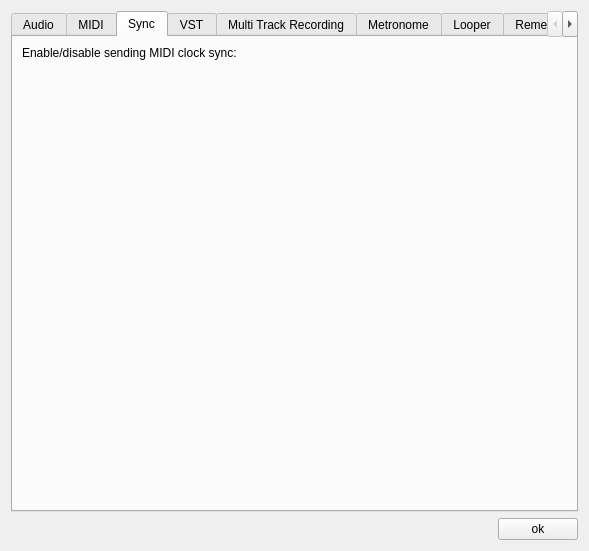
<?xml version="1.0" encoding="UTF-8"?>
<ui version="4.0">
 <class>PreferencesDialog</class>
 <widget class="QDialog" name="PreferencesDialog">
  <property name="geometry">
   <rect>
    <x>0</x>
    <y>0</y>
    <width>589</width>
    <height>551</height>
   </rect>
  </property>
  <property name="windowTitle">
   <string>Preferences ...</string>
  </property>
  <layout class="QVBoxLayout" name="verticalLayout">
   <item>
    <widget class="QTabWidget" name="prefsTab">
     <property name="currentIndex">
      <number>2</number>
     </property>
     <property name="usesScrollButtons">
      <bool>true</bool>
     </property>
     <widget class="QWidget" name="tabAudio">
      <attribute name="title">
       <string>Audio</string>
      </attribute>
      <layout class="QVBoxLayout" name="verticalLayout_2" stretch="1,1,1,1,0">
       <property name="spacing">
        <number>20</number>
       </property>
       <item>
        <widget class="QGroupBox" name="audioDeviceGroupBox">
         <property name="sizePolicy">
          <sizepolicy hsizetype="Preferred" vsizetype="Maximum">
           <horstretch>0</horstretch>
           <verstretch>0</verstretch>
          </sizepolicy>
         </property>
         <property name="title">
          <string>Audio Device</string>
         </property>
         <layout class="QHBoxLayout" name="deviceLayout" stretch="0,0,0,0,0">
          <property name="spacing">
           <number>6</number>
          </property>
          <item>
           <widget class="QLabel" name="comboAudioInputDeviceLabel">
            <property name="text">
             <string>Input</string>
            </property>
           </widget>
          </item>
          <item>
           <widget class="QComboBox" name="comboAudioInputDevice">
            <property name="sizePolicy">
             <sizepolicy hsizetype="Preferred" vsizetype="Fixed">
              <horstretch>1</horstretch>
              <verstretch>0</verstretch>
             </sizepolicy>
            </property>
            <property name="accessibleDescription">
             <string>Select audio input device here</string>
            </property>
           </widget>
          </item>
          <item>
           <widget class="QLabel" name="comboAudioOutputDeviceLabel">
            <property name="text">
             <string>Output</string>
            </property>
           </widget>
          </item>
          <item>
           <widget class="QComboBox" name="comboAudioOutputDevice">
            <property name="sizePolicy">
             <sizepolicy hsizetype="Preferred" vsizetype="Fixed">
              <horstretch>1</horstretch>
              <verstretch>0</verstretch>
             </sizepolicy>
            </property>
            <property name="accessibleDescription">
             <string>select audio ouput device here</string>
            </property>
           </widget>
          </item>
          <item>
           <widget class="QPushButton" name="buttonControlPanel">
            <property name="sizePolicy">
             <sizepolicy hsizetype="Minimum" vsizetype="Maximum">
              <horstretch>0</horstretch>
              <verstretch>0</verstretch>
             </sizepolicy>
            </property>
            <property name="accessibleDescription">
             <string>open ASIO configuration window</string>
            </property>
            <property name="text">
             <string>ASIO panel ...</string>
            </property>
           </widget>
          </item>
         </layout>
        </widget>
       </item>
       <item>
        <widget class="QGroupBox" name="groupBoxInputs">
         <property name="sizePolicy">
          <sizepolicy hsizetype="Preferred" vsizetype="Maximum">
           <horstretch>0</horstretch>
           <verstretch>0</verstretch>
          </sizepolicy>
         </property>
         <property name="title">
          <string>Inputs</string>
         </property>
         <property name="flat">
          <bool>false</bool>
         </property>
         <layout class="QVBoxLayout" name="verticalLayout_4">
          <item>
           <layout class="QFormLayout" name="formLayout_4">
            <item row="0" column="0">
             <widget class="QLabel" name="firstInputLabel_2">
              <property name="text">
               <string>First</string>
              </property>
             </widget>
            </item>
            <item row="0" column="1">
             <widget class="QComboBox" name="comboFirstInput">
              <property name="accessibleDescription">
               <string>Select first audio input channel</string>
              </property>
             </widget>
            </item>
            <item row="1" column="0">
             <widget class="QLabel" name="lastInputLabel_2">
              <property name="text">
               <string>Last</string>
              </property>
             </widget>
            </item>
            <item row="1" column="1">
             <widget class="QComboBox" name="comboLastInput">
              <property name="accessibleDescription">
               <string>Select last audio input channel</string>
              </property>
             </widget>
            </item>
           </layout>
          </item>
         </layout>
        </widget>
       </item>
       <item>
        <widget class="QGroupBox" name="groupBoxOutputs">
         <property name="sizePolicy">
          <sizepolicy hsizetype="Preferred" vsizetype="Maximum">
           <horstretch>0</horstretch>
           <verstretch>0</verstretch>
          </sizepolicy>
         </property>
         <property name="title">
          <string>Outputs</string>
         </property>
         <layout class="QVBoxLayout" name="verticalLayout_5">
          <item>
           <layout class="QFormLayout" name="formLayout_3">
            <item row="0" column="0">
             <widget class="QLabel" name="firstOutputLabel_2">
              <property name="text">
               <string>First</string>
              </property>
             </widget>
            </item>
            <item row="0" column="1">
             <widget class="QComboBox" name="comboFirstOutput">
              <property name="accessibleDescription">
               <string>Select first audio output channel</string>
              </property>
             </widget>
            </item>
            <item row="1" column="0">
             <widget class="QLabel" name="lastOutputLabel_2">
              <property name="text">
               <string>Last</string>
              </property>
             </widget>
            </item>
            <item row="1" column="1">
             <widget class="QComboBox" name="comboLastOutput">
              <property name="accessibleDescription">
               <string>Select last audio output channel</string>
              </property>
             </widget>
            </item>
           </layout>
          </item>
         </layout>
        </widget>
       </item>
       <item>
        <layout class="QFormLayout" name="formLayout">
         <property name="verticalSpacing">
          <number>6</number>
         </property>
         <property name="leftMargin">
          <number>12</number>
         </property>
         <property name="rightMargin">
          <number>12</number>
         </property>
         <item row="0" column="0">
          <widget class="QLabel" name="bufferSizeLabel">
           <property name="sizePolicy">
            <sizepolicy hsizetype="Preferred" vsizetype="Maximum">
             <horstretch>0</horstretch>
             <verstretch>0</verstretch>
            </sizepolicy>
           </property>
           <property name="text">
            <string>Buffer size:</string>
           </property>
          </widget>
         </item>
         <item row="0" column="1">
          <widget class="QComboBox" name="comboBufferSize">
           <property name="sizePolicy">
            <sizepolicy hsizetype="Preferred" vsizetype="Maximum">
             <horstretch>0</horstretch>
             <verstretch>0</verstretch>
            </sizepolicy>
           </property>
           <property name="accessibleDescription">
            <string>Select audio buffer size</string>
           </property>
          </widget>
         </item>
         <item row="1" column="0">
          <widget class="QLabel" name="sampleRateLabel">
           <property name="sizePolicy">
            <sizepolicy hsizetype="Preferred" vsizetype="Maximum">
             <horstretch>0</horstretch>
             <verstretch>0</verstretch>
            </sizepolicy>
           </property>
           <property name="text">
            <string>Sample rate:</string>
           </property>
          </widget>
         </item>
         <item row="1" column="1">
          <widget class="QComboBox" name="comboSampleRate">
           <property name="sizePolicy">
            <sizepolicy hsizetype="Preferred" vsizetype="Maximum">
             <horstretch>0</horstretch>
             <verstretch>0</verstretch>
            </sizepolicy>
           </property>
           <property name="accessibleDescription">
            <string>Select audio sample rate</string>
           </property>
          </widget>
         </item>
         <item row="2" column="0">
          <widget class="QLabel" name="labelEncoderQuality">
           <property name="sizePolicy">
            <sizepolicy hsizetype="Preferred" vsizetype="Maximum">
             <horstretch>0</horstretch>
             <verstretch>0</verstretch>
            </sizepolicy>
           </property>
           <property name="text">
            <string>Encoder quality:</string>
           </property>
          </widget>
         </item>
         <item row="2" column="1">
          <widget class="QComboBox" name="comboBoxEncoderQuality">
           <property name="sizePolicy">
            <sizepolicy hsizetype="Preferred" vsizetype="Maximum">
             <horstretch>0</horstretch>
             <verstretch>0</verstretch>
            </sizepolicy>
           </property>
           <property name="accessibleDescription">
            <string>Select audio encoder quality</string>
           </property>
          </widget>
         </item>
        </layout>
       </item>
       <item>
        <spacer name="verticalSpacer_4">
         <property name="orientation">
          <enum>Qt::Vertical</enum>
         </property>
         <property name="sizeType">
          <enum>QSizePolicy::MinimumExpanding</enum>
         </property>
         <property name="sizeHint" stdset="0">
          <size>
           <width>0</width>
           <height>20</height>
          </size>
         </property>
        </spacer>
       </item>
      </layout>
     </widget>
     <widget class="QWidget" name="tabMidi">
      <attribute name="title">
       <string>MIDI</string>
      </attribute>
      <layout class="QVBoxLayout" name="verticalLayout_7">
       <item>
        <widget class="QLabel" name="midiTabMessage">
         <property name="sizePolicy">
          <sizepolicy hsizetype="Minimum" vsizetype="Fixed">
           <horstretch>0</horstretch>
           <verstretch>0</verstretch>
          </sizepolicy>
         </property>
         <property name="text">
          <string>Enable/disable your midi input devices:</string>
         </property>
        </widget>
       </item>
       <item>
        <spacer name="verticalSpacer">
         <property name="orientation">
          <enum>Qt::Vertical</enum>
         </property>
         <property name="sizeType">
          <enum>QSizePolicy::Fixed</enum>
         </property>
         <property name="sizeHint" stdset="0">
          <size>
           <width>20</width>
           <height>20</height>
          </size>
         </property>
        </spacer>
       </item>
       <item>
        <widget class="QWidget" name="midiContentPanel" native="true">
         <layout class="QVBoxLayout" name="verticalLayoutMidiTab">
          <property name="leftMargin">
           <number>0</number>
          </property>
          <property name="topMargin">
           <number>0</number>
          </property>
          <property name="rightMargin">
           <number>0</number>
          </property>
          <property name="bottomMargin">
           <number>0</number>
          </property>
         </layout>
        </widget>
       </item>
      </layout>
     </widget>
     <widget class="QWidget" name="tabSync">
      <attribute name="title">
       <string>Sync</string>
      </attribute>
      <layout class="QVBoxLayout" name="verticalLayout_14" stretch="0,0,0">
       <item>
        <widget class="QLabel" name="syncTabMessage">
         <property name="sizePolicy">
          <sizepolicy hsizetype="Minimum" vsizetype="Fixed">
           <horstretch>0</horstretch>
           <verstretch>0</verstretch>
          </sizepolicy>
         </property>
         <property name="text">
          <string>Enable/disable sending MIDI clock sync:</string>
         </property>
        </widget>
       </item>
       <item>
        <spacer name="verticalSpacer_7">
         <property name="orientation">
          <enum>Qt::Vertical</enum>
         </property>
         <property name="sizeType">
          <enum>QSizePolicy::Fixed</enum>
         </property>
         <property name="sizeHint" stdset="0">
          <size>
           <width>20</width>
           <height>20</height>
          </size>
         </property>
        </spacer>
       </item>
       <item>
        <widget class="QWidget" name="syncContentPanel" native="true">
         <layout class="QVBoxLayout" name="verticalLayout_15">
          <property name="leftMargin">
           <number>0</number>
          </property>
          <property name="topMargin">
           <number>0</number>
          </property>
          <property name="rightMargin">
           <number>0</number>
          </property>
          <property name="bottomMargin">
           <number>0</number>
          </property>
         </layout>
        </widget>
       </item>
      </layout>
     </widget>
     <widget class="QWidget" name="tabVST">
      <property name="styleSheet">
       <string notr="true"/>
      </property>
      <attribute name="title">
       <string>VST</string>
      </attribute>
      <layout class="QGridLayout" name="gridLayout_3" rowstretch="0,0">
       <item row="1" column="0">
        <widget class="QGroupBox" name="groupBoxVst">
         <property name="title">
          <string>Vst(i)s loaded</string>
         </property>
         <layout class="QVBoxLayout" name="verticalLayout_6">
          <item>
           <widget class="QPlainTextEdit" name="vstListWidget">
            <property name="accessibleDescription">
             <string>VSTs loaded</string>
            </property>
            <property name="undoRedoEnabled">
             <bool>false</bool>
            </property>
            <property name="readOnly">
             <bool>true</bool>
            </property>
            <property name="placeholderText">
             <string notr="true"/>
            </property>
           </widget>
          </item>
          <item>
           <layout class="QHBoxLayout" name="buttonsLayout">
            <item>
             <widget class="QPushButton" name="buttonVstRefresh">
              <property name="toolTip">
               <string>Scan only new plugins</string>
              </property>
              <property name="accessibleDescription">
               <string>Refresh VSTs list</string>
              </property>
              <property name="text">
               <string>Refresh</string>
              </property>
             </widget>
            </item>
            <item>
             <widget class="QPushButton" name="buttonClearVstAndScan">
              <property name="toolTip">
               <string>Clear plugins cache and scan all plugin folders</string>
              </property>
              <property name="accessibleDescription">
               <string>Clear and Scan your VSTs</string>
              </property>
              <property name="text">
               <string>Clear and Scan</string>
              </property>
             </widget>
            </item>
            <item>
             <widget class="QPushButton" name="buttonAddVstToBlackList">
              <property name="accessibleDescription">
               <string>Add a VST plugin to the blacklist</string>
              </property>
              <property name="text">
               <string>Add to black List</string>
              </property>
             </widget>
            </item>
            <item>
             <widget class="QPushButton" name="buttonRemoveVstFromBlackList">
              <property name="accessibleDescription">
               <string>Remove a plugin from the blacklist</string>
              </property>
              <property name="text">
               <string>Remove from blackList</string>
              </property>
             </widget>
            </item>
           </layout>
          </item>
          <item>
           <widget class="QPlainTextEdit" name="blackListWidget">
            <property name="sizePolicy">
             <sizepolicy hsizetype="Expanding" vsizetype="Fixed">
              <horstretch>0</horstretch>
              <verstretch>0</verstretch>
             </sizepolicy>
            </property>
            <property name="maximumSize">
             <size>
              <width>16777215</width>
              <height>70</height>
             </size>
            </property>
           </widget>
          </item>
         </layout>
        </widget>
       </item>
       <item row="0" column="0">
        <widget class="QGroupBox" name="groupBoxPaths">
         <property name="sizePolicy">
          <sizepolicy hsizetype="MinimumExpanding" vsizetype="Maximum">
           <horstretch>0</horstretch>
           <verstretch>0</verstretch>
          </sizepolicy>
         </property>
         <property name="maximumSize">
          <size>
           <width>16777215</width>
           <height>120</height>
          </size>
         </property>
         <property name="styleSheet">
          <string notr="true"/>
         </property>
         <property name="title">
          <string>Plugin Paths:</string>
         </property>
         <layout class="QHBoxLayout" name="horizontalLayout">
          <property name="spacing">
           <number>9</number>
          </property>
          <property name="leftMargin">
           <number>9</number>
          </property>
          <property name="topMargin">
           <number>9</number>
          </property>
          <property name="rightMargin">
           <number>9</number>
          </property>
          <property name="bottomMargin">
           <number>3</number>
          </property>
          <item alignment="Qt::AlignTop">
           <widget class="QPushButton" name="buttonAddVstScanFolder">
            <property name="sizePolicy">
             <sizepolicy hsizetype="Minimum" vsizetype="MinimumExpanding">
              <horstretch>0</horstretch>
              <verstretch>0</verstretch>
             </sizepolicy>
            </property>
            <property name="toolTip">
             <string>Add a new folder to scan ...</string>
            </property>
            <property name="accessibleDescription">
             <string>Add VST scan folder</string>
            </property>
            <property name="text">
             <string/>
            </property>
           </widget>
          </item>
          <item alignment="Qt::AlignTop">
           <widget class="QScrollArea" name="scrollArea">
            <property name="sizePolicy">
             <sizepolicy hsizetype="Expanding" vsizetype="Expanding">
              <horstretch>0</horstretch>
              <verstretch>0</verstretch>
             </sizepolicy>
            </property>
            <property name="minimumSize">
             <size>
              <width>0</width>
              <height>50</height>
             </size>
            </property>
            <property name="accessibleDescription">
             <string>Your VST folders</string>
            </property>
            <property name="widgetResizable">
             <bool>true</bool>
            </property>
            <widget class="QWidget" name="panelScanFolders">
             <property name="geometry">
              <rect>
               <x>0</x>
               <y>0</y>
               <width>471</width>
               <height>45</height>
              </rect>
             </property>
             <property name="sizePolicy">
              <sizepolicy hsizetype="Preferred" vsizetype="Maximum">
               <horstretch>0</horstretch>
               <verstretch>0</verstretch>
              </sizepolicy>
             </property>
             <property name="minimumSize">
              <size>
               <width>0</width>
               <height>45</height>
              </size>
             </property>
             <layout class="QVBoxLayout" name="verticalLayout_10">
              <property name="spacing">
               <number>0</number>
              </property>
              <property name="leftMargin">
               <number>6</number>
              </property>
              <property name="topMargin">
               <number>0</number>
              </property>
              <property name="rightMargin">
               <number>6</number>
              </property>
              <property name="bottomMargin">
               <number>3</number>
              </property>
             </layout>
            </widget>
           </widget>
          </item>
         </layout>
        </widget>
       </item>
      </layout>
     </widget>
     <widget class="QWidget" name="tabRecording">
      <attribute name="title">
       <string>Multi Track Recording</string>
      </attribute>
      <layout class="QGridLayout" name="gridLayout_2">
       <property name="verticalSpacing">
        <number>18</number>
       </property>
       <item row="0" column="0" colspan="3">
        <widget class="QCheckBox" name="recordingCheckBox">
         <property name="accessibleDescription">
          <string>Save multitrack audio</string>
         </property>
         <property name="text">
          <string>Save multi tracks </string>
         </property>
        </widget>
       </item>
       <item row="2" column="0" colspan="3">
        <layout class="QVBoxLayout" name="layoutRecorders">
         <property name="leftMargin">
          <number>26</number>
         </property>
        </layout>
       </item>
       <item row="3" column="0">
        <widget class="QLabel" name="label">
         <property name="text">
          <string>Record path:</string>
         </property>
        </widget>
       </item>
       <item row="3" column="1">
        <widget class="QLineEdit" name="recordPathLineEdit">
         <property name="enabled">
          <bool>true</bool>
         </property>
        </widget>
       </item>
       <item row="3" column="2">
        <widget class="QPushButton" name="browseRecPathButton">
         <property name="accessibleDescription">
          <string>Select a folder to save the multitrack audio</string>
         </property>
         <property name="text">
          <string>browse ...</string>
         </property>
        </widget>
       </item>
       <item row="4" column="0">
        <widget class="QLabel" name="lblJamDirectoryName">
         <property name="text">
          <string>Directory name format:</string>
         </property>
        </widget>
       </item>
       <item row="5" column="0" colspan="3">
        <layout class="QVBoxLayout" name="layoutDateFormats">
         <property name="leftMargin">
          <number>26</number>
         </property>
        </layout>
       </item>
       <item row="6" column="1">
        <spacer name="verticalSpacer_3">
         <property name="orientation">
          <enum>Qt::Vertical</enum>
         </property>
         <property name="sizeHint" stdset="0">
          <size>
           <width>20</width>
           <height>40</height>
          </size>
         </property>
        </spacer>
       </item>
      </layout>
     </widget>
     <widget class="QWidget" name="tabMetronome">
      <attribute name="title">
       <string>Metronome</string>
      </attribute>
      <layout class="QVBoxLayout" name="verticalLayout_3">
       <property name="spacing">
        <number>32</number>
       </property>
       <item>
        <widget class="QGroupBox" name="groupBoxBuiltInMetronomes">
         <property name="accessibleDescription">
          <string>Use built-in metronome sound</string>
         </property>
         <property name="title">
          <string>Metronome Sound:</string>
         </property>
         <property name="checkable">
          <bool>true</bool>
         </property>
         <layout class="QHBoxLayout" name="horizontalLayout_2">
          <item>
           <widget class="QComboBox" name="comboBuiltInMetronomes">
            <property name="accessibleDescription">
             <string>Select a built-in metronome sound</string>
            </property>
           </widget>
          </item>
         </layout>
        </widget>
       </item>
       <item alignment="Qt::AlignTop">
        <widget class="QGroupBox" name="groupBoxCustomMetronome">
         <property name="sizePolicy">
          <sizepolicy hsizetype="Preferred" vsizetype="Expanding">
           <horstretch>0</horstretch>
           <verstretch>0</verstretch>
          </sizepolicy>
         </property>
         <property name="accessibleDescription">
          <string>Use custom metronome sound</string>
         </property>
         <property name="title">
          <string>Custom Metronome Sounds</string>
         </property>
         <property name="flat">
          <bool>false</bool>
         </property>
         <property name="checkable">
          <bool>true</bool>
         </property>
         <property name="checked">
          <bool>true</bool>
         </property>
         <layout class="QGridLayout" name="gridLayout">
          <item row="0" column="3">
           <widget class="QPushButton" name="browsePrimaryBeatButton">
            <property name="enabled">
             <bool>true</bool>
            </property>
            <property name="accessibleDescription">
             <string>Choose a metronome primary beat sound</string>
            </property>
            <property name="text">
             <string>Browse ...</string>
            </property>
            <property name="autoDefault">
             <bool>false</bool>
            </property>
           </widget>
          </item>
          <item row="3" column="2">
           <widget class="QLineEdit" name="textFieldOffBeat"/>
          </item>
          <item row="3" column="3">
           <widget class="QPushButton" name="browseOffBeatButton">
            <property name="accessibleDescription">
             <string>Choose a metronome off beat sound</string>
            </property>
            <property name="text">
             <string>Browse ...</string>
            </property>
            <property name="autoDefault">
             <bool>false</bool>
            </property>
           </widget>
          </item>
          <item row="3" column="0">
           <widget class="QLabel" name="labelSecondaryBeat">
            <property name="text">
             <string>Off Beat:</string>
            </property>
            <property name="alignment">
             <set>Qt::AlignRight|Qt::AlignTrailing|Qt::AlignVCenter</set>
            </property>
           </widget>
          </item>
          <item row="6" column="2">
           <widget class="QLabel" name="label16BitWarning">
            <property name="accessibleDescription">
             <string>Use 16 bit audio files as metronome sounds!</string>
            </property>
            <property name="text">
             <string>Use 16 bit audio files!</string>
            </property>
            <property name="alignment">
             <set>Qt::AlignCenter</set>
            </property>
           </widget>
          </item>
          <item row="0" column="2">
           <widget class="QLineEdit" name="textFieldPrimaryBeat"/>
          </item>
          <item row="0" column="0">
           <widget class="QLabel" name="labelPrimaryBeat">
            <property name="text">
             <string>Primary Beat:</string>
            </property>
            <property name="alignment">
             <set>Qt::AlignRight|Qt::AlignTrailing|Qt::AlignVCenter</set>
            </property>
           </widget>
          </item>
          <item row="5" column="2">
           <widget class="QLineEdit" name="textFieldAccentBeat"/>
          </item>
          <item row="5" column="0">
           <widget class="QLabel" name="labelAccentBeat">
            <property name="text">
             <string>Accent Beat:</string>
            </property>
            <property name="alignment">
             <set>Qt::AlignRight|Qt::AlignTrailing|Qt::AlignVCenter</set>
            </property>
           </widget>
          </item>
          <item row="5" column="3">
           <widget class="QPushButton" name="browseAccentBeatButton">
            <property name="accessibleDescription">
             <string>Choose a metronome accent beat sound</string>
            </property>
            <property name="text">
             <string>Browse ...</string>
            </property>
            <property name="autoDefault">
             <bool>false</bool>
            </property>
           </widget>
          </item>
         </layout>
        </widget>
       </item>
       <item>
        <spacer name="verticalSpacer_2">
         <property name="orientation">
          <enum>Qt::Vertical</enum>
         </property>
         <property name="sizeHint" stdset="0">
          <size>
           <width>20</width>
           <height>40</height>
          </size>
         </property>
        </spacer>
       </item>
      </layout>
     </widget>
     <widget class="QWidget" name="tabLooper">
      <attribute name="title">
       <string>Looper</string>
      </attribute>
      <layout class="QVBoxLayout" name="verticalLayout_8">
       <property name="spacing">
        <number>20</number>
       </property>
       <item>
        <widget class="QGroupBox" name="groupBox">
         <property name="title">
          <string>Save loop layers as ...</string>
         </property>
         <layout class="QVBoxLayout" name="verticalLayout_9">
          <item>
           <widget class="QRadioButton" name="radioButtonLooperOggEncoding">
            <property name="accessibleDescription">
             <string>Save looper layer as Ogg files</string>
            </property>
            <property name="text">
             <string>Ogg files (use less disk space)</string>
            </property>
            <attribute name="buttonGroup">
             <string notr="true">buttonGroup_2</string>
            </attribute>
           </widget>
          </item>
          <item>
           <layout class="QHBoxLayout" name="waveFileLayout">
            <item>
             <widget class="QRadioButton" name="radioButtonWaveFile">
              <property name="accessibleDescription">
               <string>Save looper layer as wav files</string>
              </property>
              <property name="text">
               <string>Wave files</string>
              </property>
              <attribute name="buttonGroup">
               <string notr="true">buttonGroup_2</string>
              </attribute>
             </widget>
            </item>
            <item>
             <spacer name="horizontalSpacer_2">
              <property name="orientation">
               <enum>Qt::Horizontal</enum>
              </property>
              <property name="sizeType">
               <enum>QSizePolicy::Fixed</enum>
              </property>
              <property name="sizeHint" stdset="0">
               <size>
                <width>16</width>
                <height>20</height>
               </size>
              </property>
             </spacer>
            </item>
            <item>
             <widget class="QLabel" name="labelBitRate">
              <property name="text">
               <string>Bit depth:</string>
              </property>
             </widget>
            </item>
            <item>
             <widget class="QComboBox" name="comboBoxBitRate">
              <property name="sizePolicy">
               <sizepolicy hsizetype="Maximum" vsizetype="Fixed">
                <horstretch>0</horstretch>
                <verstretch>0</verstretch>
               </sizepolicy>
              </property>
              <property name="accessibleDescription">
               <string>Looper layer wave file bit depth</string>
              </property>
             </widget>
            </item>
            <item>
             <spacer name="horizontalSpacer">
              <property name="orientation">
               <enum>Qt::Horizontal</enum>
              </property>
              <property name="sizeHint" stdset="0">
               <size>
                <width>40</width>
                <height>20</height>
               </size>
              </property>
             </spacer>
            </item>
           </layout>
          </item>
         </layout>
        </widget>
       </item>
       <item>
        <widget class="QGroupBox" name="groupBox_2">
         <property name="title">
          <string>Loops folder</string>
         </property>
         <layout class="QHBoxLayout" name="horizontalLayout_3">
          <item>
           <widget class="QLineEdit" name="lineEditLoopsFolder">
            <property name="sizePolicy">
             <sizepolicy hsizetype="Expanding" vsizetype="Fixed">
              <horstretch>1</horstretch>
              <verstretch>0</verstretch>
             </sizepolicy>
            </property>
           </widget>
          </item>
          <item>
           <widget class="QPushButton" name="loopsFolderBrowseButton">
            <property name="sizePolicy">
             <sizepolicy hsizetype="Maximum" vsizetype="Fixed">
              <horstretch>0</horstretch>
              <verstretch>0</verstretch>
             </sizepolicy>
            </property>
            <property name="accessibleDescription">
             <string>Choose a folder to save your loops</string>
            </property>
            <property name="text">
             <string>browse ...</string>
            </property>
           </widget>
          </item>
         </layout>
        </widget>
       </item>
       <item>
        <spacer name="verticalSpacer_5">
         <property name="orientation">
          <enum>Qt::Vertical</enum>
         </property>
         <property name="sizeHint" stdset="0">
          <size>
           <width>20</width>
           <height>40</height>
          </size>
         </property>
        </spacer>
       </item>
      </layout>
     </widget>
     <widget class="QWidget" name="tabRemember">
      <attribute name="title">
       <string>Remember</string>
      </attribute>
      <layout class="QVBoxLayout" name="verticalLayout_11">
       <item>
        <spacer name="verticalSpacer_8">
         <property name="orientation">
          <enum>Qt::Vertical</enum>
         </property>
         <property name="sizeType">
          <enum>QSizePolicy::Fixed</enum>
         </property>
         <property name="sizeHint" stdset="0">
          <size>
           <width>20</width>
           <height>6</height>
          </size>
         </property>
        </spacer>
       </item>
       <item>
        <widget class="QGroupBox" name="groupBox_3">
         <property name="title">
          <string>Remember these options when a musician enters the jam:</string>
         </property>
         <layout class="QVBoxLayout" name="verticalLayout_12">
          <property name="spacing">
           <number>12</number>
          </property>
          <item>
           <widget class="QCheckBox" name="checkBoxRememberLevel">
            <property name="toolTip">
             <string>The user channel level</string>
            </property>
            <property name="accessibleDescription">
             <string>Remember user level settings when enter in a server</string>
            </property>
            <property name="text">
             <string>Level</string>
            </property>
           </widget>
          </item>
          <item>
           <widget class="QCheckBox" name="checkBoxRememberMute">
            <property name="toolTip">
             <string>The user channel mute status</string>
            </property>
            <property name="accessibleDescription">
             <string>Remember user mute settings when enter in a server</string>
            </property>
            <property name="text">
             <string>Mute</string>
            </property>
           </widget>
          </item>
          <item>
           <widget class="QCheckBox" name="checkBoxRememberPan">
            <property name="toolTip">
             <string>The user channel pan</string>
            </property>
            <property name="accessibleDescription">
             <string>Remember user mute settings when enter in a server</string>
            </property>
            <property name="text">
             <string>Pan</string>
            </property>
           </widget>
          </item>
          <item>
           <widget class="QCheckBox" name="checkBoxRememberBoost">
            <property name="toolTip">
             <string>The user channel boost</string>
            </property>
            <property name="accessibleDescription">
             <string>Remember user Boost settings when enter in a server</string>
            </property>
            <property name="text">
             <string>Boost</string>
            </property>
           </widget>
          </item>
          <item>
           <widget class="QCheckBox" name="checkBoxRememberLowCut">
            <property name="toolTip">
             <string>The user channel low cut button status</string>
            </property>
            <property name="accessibleDescription">
             <string>Remember user Low cut settings when enter in a server</string>
            </property>
            <property name="text">
             <string>Low cut</string>
            </property>
           </widget>
          </item>
         </layout>
        </widget>
       </item>
       <item>
        <widget class="QGroupBox" name="groupBox_4">
         <property name="title">
          <string>Remember collapsible sections when starting JamTaba:</string>
         </property>
         <layout class="QVBoxLayout" name="verticalLayout_13">
          <property name="spacing">
           <number>12</number>
          </property>
          <item>
           <widget class="QCheckBox" name="checkBoxRememberLocalChannels">
            <property name="accessibleDescription">
             <string>Remember is local channel is collapsed or not</string>
            </property>
            <property name="text">
             <string>Local Channels (left side)</string>
            </property>
           </widget>
          </item>
          <item>
           <widget class="QCheckBox" name="checkBoxRememberBottomSection">
            <property name="accessibleDescription">
             <string>Remember if bottom section is collapsed or not</string>
            </property>
            <property name="text">
             <string>Bottom Section (master fader and ninjam controls)</string>
            </property>
           </widget>
          </item>
          <item>
           <widget class="QCheckBox" name="checkBoxRememberChatSection">
            <property name="accessibleDescription">
             <string>Remember if chat session is collapsed or not</string>
            </property>
            <property name="text">
             <string>Chat section (right side)</string>
            </property>
           </widget>
          </item>
         </layout>
        </widget>
       </item>
       <item>
        <spacer name="verticalSpacer_6">
         <property name="orientation">
          <enum>Qt::Vertical</enum>
         </property>
         <property name="sizeType">
          <enum>QSizePolicy::MinimumExpanding</enum>
         </property>
         <property name="sizeHint" stdset="0">
          <size>
           <width>20</width>
           <height>40</height>
          </size>
         </property>
        </spacer>
       </item>
      </layout>
     </widget>
    </widget>
   </item>
   <item>
    <layout class="QHBoxLayout" name="bottomLayout">
     <item>
      <widget class="QLabel" name="labelVstScanStatus">
       <property name="sizePolicy">
        <sizepolicy hsizetype="Ignored" vsizetype="Preferred">
         <horstretch>1</horstretch>
         <verstretch>0</verstretch>
        </sizepolicy>
       </property>
       <property name="text">
        <string/>
       </property>
       <property name="wordWrap">
        <bool>false</bool>
       </property>
      </widget>
     </item>
     <item>
      <widget class="QPushButton" name="okButton">
       <property name="sizePolicy">
        <sizepolicy hsizetype="Preferred" vsizetype="Fixed">
         <horstretch>0</horstretch>
         <verstretch>0</verstretch>
        </sizepolicy>
       </property>
       <property name="accessibleDescription">
        <string>Confirm audio IO changes</string>
       </property>
       <property name="layoutDirection">
        <enum>Qt::LeftToRight</enum>
       </property>
       <property name="autoFillBackground">
        <bool>false</bool>
       </property>
       <property name="text">
        <string>ok</string>
       </property>
       <property name="default">
        <bool>false</bool>
       </property>
       <property name="flat">
        <bool>false</bool>
       </property>
      </widget>
     </item>
    </layout>
   </item>
  </layout>
 </widget>
 <resources/>
 <connections/>
 <buttongroups>
  <buttongroup name="buttonGroup_2"/>
 </buttongroups>
</ui>
